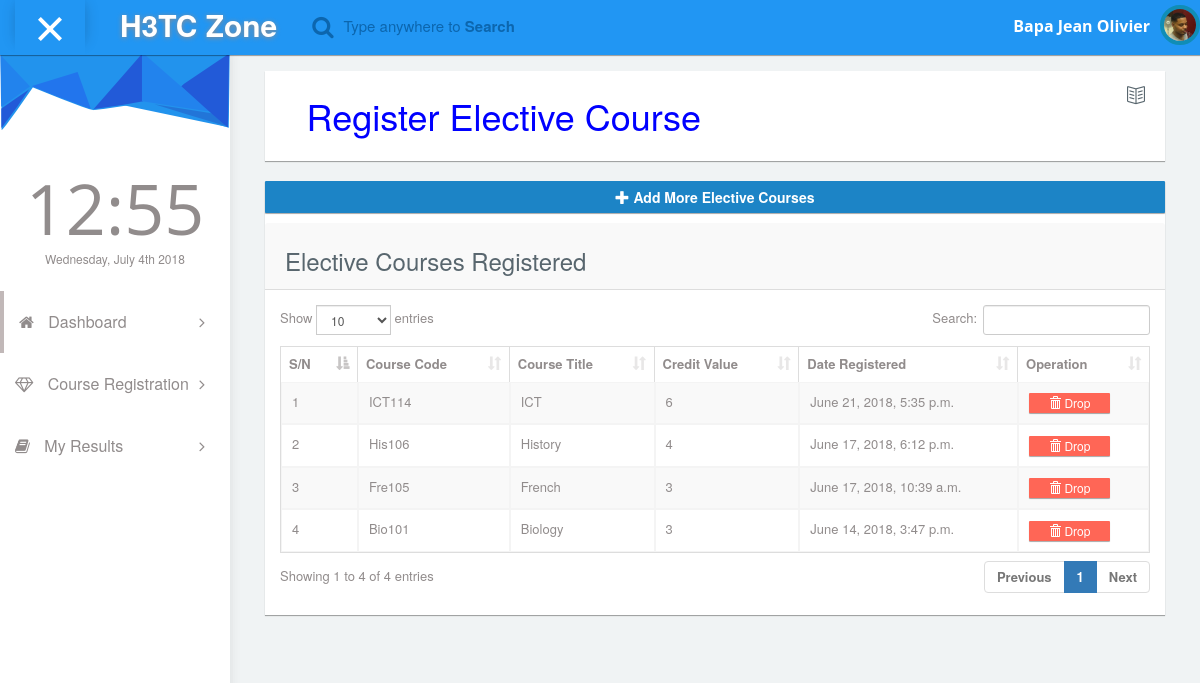
Page /elective/course/ (signed in) on the committed database.
### BaseUser/models.py (models this page shows, shortened)
class Student(models.Model):
    ADMIN = 1
    TEACHER = 2
    STUDENT = 3
    MALE = 4
    FEMALE = 5
    MARRIED = 6
    SINGLE = 7
    ROLES = ((ADMIN, 'Admin'), (TEACHER, 'Teacher'), (STUDENT, 'Student'))
    GENDER = ((MALE, 'Male'), (FEMALE, 'Femaile'))
    MARITAL_STATUS = ((MARRIED, 'Married'), (SINGLE, 'Single'))
    user = models.OneToOneField(User, on_delete=models.CASCADE)
    level = models.ForeignKey(StudentLevel, on_delete=models.CASCADE, related_name='Student_level', null=True,
                              blank=True)
    department = models.ForeignKey(Department, on_delete=models.CASCADE, related_name='Student_Department',
                                   verbose_name='Student Department', blank=True, null=True)
    academic_year = models.ForeignKey(AcademicYear, on_delete=models.CASCADE, related_name='Academic_year',
                                      verbose_name='Academic Year', blank=True, null=True)
    phone = models.CharField(max_length=254, unique=True, blank=True, null=True)
    address = models.CharField(max_length=254, blank=True, null=True)
    matriculation = models.CharField(max_length=254, unique=True, blank=True, null=True)
    picture = models.ImageField(null=True, upload_to="%Y/%m/%d", blank=True)
    birthDate = models.DateField(blank=True, null=True)
    birthPlace = models.CharField(max_length=254, blank=True, null=True)
    nationality = models.CharField(max_length=254, blank=True, null=True)
    contact_person_address = models.CharField(max_length=254, blank=True, null=True, verbose_name='contact person '
                                                                                                  'address ')
    degree_programm = models.CharField(max_length=254, blank=True, null=True)
    id_number = models.IntegerField(unique=True, verbose_name='ID Card Number', null=True, blank=True)
    region = models.CharField(max_length=254, blank=True, verbose_name='Region of Origin', null=True)
    role = models.PositiveSmallIntegerField(choices=ROLES, blank=True, null=True)
    gender = models.PositiveSmallIntegerField(choices=GENDER, blank=True, null=True)
    marital_status = models.PositiveSmallIntegerField(choices=MARITAL_STATUS, blank=True, null=True)

class StudentCourse(models.Model):
    student = models.ForeignKey(User, on_delete=models.CASCADE, related_name='Student_Course',
                                verbose_name="student", null=True, blank=True)
    course = models.ForeignKey(Courses, on_delete=models.CASCADE, related_name='Student_Course',
                               verbose_name='Student Course', null=True, blank=True)
    dateReg = models.DateTimeField(default=timezone.now)
    type_course = models.CharField(max_length=35, null=True, blank=True)

### Administration/models.py (models this page shows, shortened)
class Courses(models.Model):
    user = models.ForeignKey(User, on_delete=models.CASCADE)
    course = models.CharField(blank=True, null=True, max_length=255)
    credit = models.CharField(blank=True, null=True, max_length=255)
    code = models.CharField(blank=True, null=True, max_length=255)

### BaseUser/views.py (the view)
# urls.py: url(r'^elective/course/$', urs_views.elective_reg_course_list, name='elective_reg_course_list'),
@login_required
def elective_reg_course_list(request):
    register_courses = StudentCourse.objects.all().filter(student=request.user, type_course='Elective').order_by('-id')
    return render(request, 'course_registration/elective/elective_list.html', {"register_courses": register_courses})

### templates/course_registration/elective/elective_list.html (shortened to what this page needs)
{% extends 'index.html' %}
{% load staticfiles %}
{% block content %}
<div class="col-md-12">
    <div class="panel box-v1">
        <div class="panel-heading bg-white border-none">
            <div class="col-md-6 col-sm-6 col-xs-6 text-left padding-0">
                <h1 class="text-left" style="text-align: center; color: blue;">
                    Register Elective Course
                </h1>
            </div>
            <div class="col-md-6 col-sm-6 col-xs-6 text-right">
                <h4>
                    <span class="icon-book-open icons icon text-right"></span>
                </h4>
            </div>
        </div>
        <div class="panel-body text-center">
        </div>
    </div>
</div>
<div class="col-md-12">
    <div class="panel">
        <p>
        <button type="button" class="btn btn-primary btn-block js-create-elective"
                 data-url="{% url 'elective_create' %}"
        >
            <span class="glyphicon glyphicon-plus"></span>
            <b> Add More Elective Courses </b>
        </button>
    </p>
        <div class="panel-heading"><h3>Elective Courses Registered</h3></div>
        <div class="panel-body">
            <div class="responsive-table">
                <table id="datatables-example" class="table table-striped table-bordered" width="100%" cellspacing="0">
                    <thead>
                    <tr>
                        <th>S/N</th>
                        <th>Course Code</th>
                        <th>Course Title</th>
                        <th>Credit Value</th>
                        <th>Date Registered</th>
                        <th>Operation</th>
                    </tr>
                    </thead>
                    <tbody>
                    {% include 'course_registration/elective/includes/partial_elective_list.html' %}
                    </tbody>
                </table>
            </div>
        </div>
    </div>
</div>
{% endblock %}

### templates/index.html (shortened to what this page needs)
{% if user.is_authenticated %}
    {% load staticfiles %}
<!DOCTYPE html>
<html lang="en">
<head>
    <link rel="stylesheet" type="text/css" href="{% static 'asset/css/bootstrap.min.css' %}">
      <link rel="stylesheet" type="text/css" href="{% static 'asset/css/plugins/font-awesome.min.css' %}"/>
      <link rel="stylesheet" type="text/css" href="{% static 'asset/css/plugins/simple-line-icons.css' %}"/>
      <link rel="stylesheet" type="text/css" href="{% static 'asset/css/plugins/animate.min.css' %}"/>
      <link rel="stylesheet" type="text/css" href="{% static 'asset/css/plugins/fullcalendar.min.css' %}"/>
      <link rel="stylesheet" type="text/css" href="{% static 'asset/css/plugins/datatables.bootstrap.min.css' %}"/>
      <link rel="stylesheet" type="text/css" href="{% static 'asset/alerts/sweetalert.css' %}" >
      <link rel="stylesheet" type="text/css" href="{% static 'google/google.css' %}" >
	  <link href="{% static 'asset/css/style.css' %}" rel="stylesheet">
  </head>
 <body id="mimin" class="dashboard">
        <nav class="navbar navbar-default header navbar-fixed-top">
          <div class="col-md-12 nav-wrapper">
            <div class="navbar-header" style="width:100%;">
              <div class="opener-left-menu is-open">
                <span class="bottom"></span>
              </div>
                <a href="{% url 'home' %}" class="navbar-brand">
                 <b>H3TC Zone</b>
                </a>
              <ul class="nav navbar-nav search-nav">
                <li>
                   <div class="search">
                    <span class="fa fa-search icon-search" style="font-size:23px;"></span>
                    <div class="form-group form-animate-text">
                      <input type="text" class="form-text" required>
                      <label class="label-search">Type anywhere to <b>Search</b> </label>
                    </div>
                  </div>
                </li>
              </ul>
              <ul class="nav navbar-nav navbar-right user-nav">
                <li class="user-name"><span>{{ user.get_full_name|default:user.username }}</span></li>
                  <li class="dropdown avatar-dropdown">
                   {% if user.student.picture.url == NULL %}
                   <img src="{% static 'asset/img/avatar.jpg' %}" class="img-circle avatar" data-placement="bottom" title="Click for more options" alt="{{ user.get_full_name|default:user.username }}" data-toggle="dropdown" aria-haspopup="true" aria-expanded="true"/>
                   {% else %}
                      <img src="{{ user.student.picture.url }}" class="img-circle avatar" alt="{{ user.username }}" title="Click for more options" data-toggle="dropdown" aria-haspopup="true" aria-expanded="true"/>
                   {% endif %}
                </li>
              </ul>
            </div>
          </div>
        </nav>
      <div class="container-fluid mimin-wrapper">
            <div id="left-menu">
              <div class="sub-left-menu scroll">
                <ul class="nav nav-list">
                    <li><div class="left-bg"></div></li>
                    <li class="time">
                      <h1 class="animated fadeInLeft">21:00</h1>
                      <p class="animated fadeInRight">Sat,October 1st 2029</p>
                    </li>
                    <li class="active ripple">
                      <a class="tree-toggle nav-header"><span class="fa-home fa"></span> Dashboard
                        <span class="fa-angle-right fa right-arrow text-right"></span>
                      </a>
                    </li>
                    {% if user.student.role == 3 %}
                      <li class="ripple">
                      <a class="tree-toggle nav-header">
                        <span class="fa-diamond fa"></span> Course Registration
                        <span class="fa-angle-right fa right-arrow text-right"></span>
                      </a>
                    </li>
                    <li class="ripple">
                      <a class="tree-toggle nav-header">
                        <span class="fa fa-book"></span> My Results
                        <span class="fa-angle-right fa right-arrow text-right"></span>
                      </a>
                    </li>
                    {% endif %}
                  </ul>
                </div>
            </div>
            <div id="content">
                <div class="col-md-12" style="padding:20px;">
                    <div class="col-md-12 padding-0" style="overflow-x: hidden;">
                        {% block content %}
                        {% endblock %}
                    </div>
                </div>
      		  </div>
      </div>
  </body>
</html>
{% endif %}

### templates/course_registration/elective/includes/partial_elective_list.html
{% for reg in register_courses %}
  <tr>
    <td>{{ forloop.counter }}</td>
    <td>{{ reg.course.code }}</td>
    <td>{{ reg.course.course }}</td>
    <td>{{ reg.course.credit }}</td>
    <td>{{ reg.dateReg }}</td>
    <td >
      <button type="button"
              class="btn btn-danger btn-xs js-delete-elective"
               data-url="{% url 'elective_delete' reg.id %}"
              data-toggle="tooltip" data-placement="top" title="Drop Elective Course">
        <span class="glyphicon glyphicon-trash"></span> Drop
      </button>
    </td>
  </tr>
{% endfor %}

### rows in the picture
StudentCourse: course.code "ICT114", course.course "ICT", course.credit "6", dateReg "June 21, 2018, 5:35 p.m."
StudentCourse: course.code "His106", course.course "History", course.credit "4", dateReg "June 17, 2018, 6:12 p.m."
StudentCourse: course.code "Fre105", course.course "French", course.credit "3", dateReg "June 17, 2018, 10:39 a.m."
StudentCourse: course.code "Bio101", course.course "Biology", course.credit "3", dateReg "June 14, 2018, 3:47 p.m."

### other values in the picture
{{ user.get_full_name|default:user.username }} "Bapa Jean Olivier"
